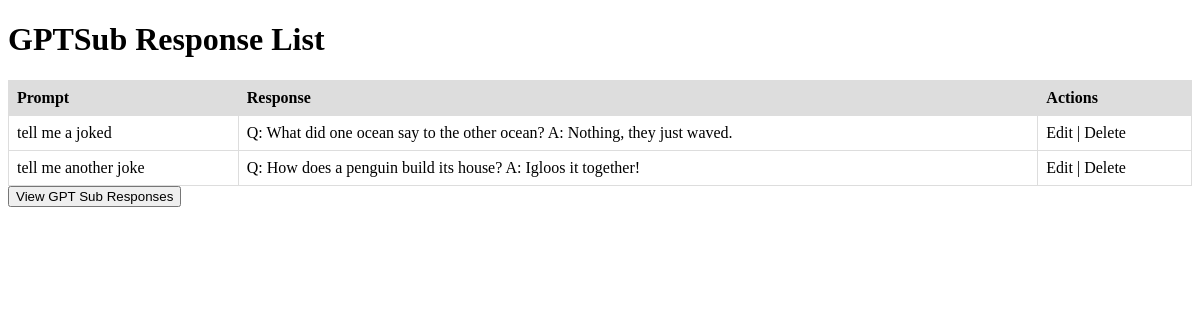
Before: /chatgpt/gpt_sub_responses/ with the older database file.
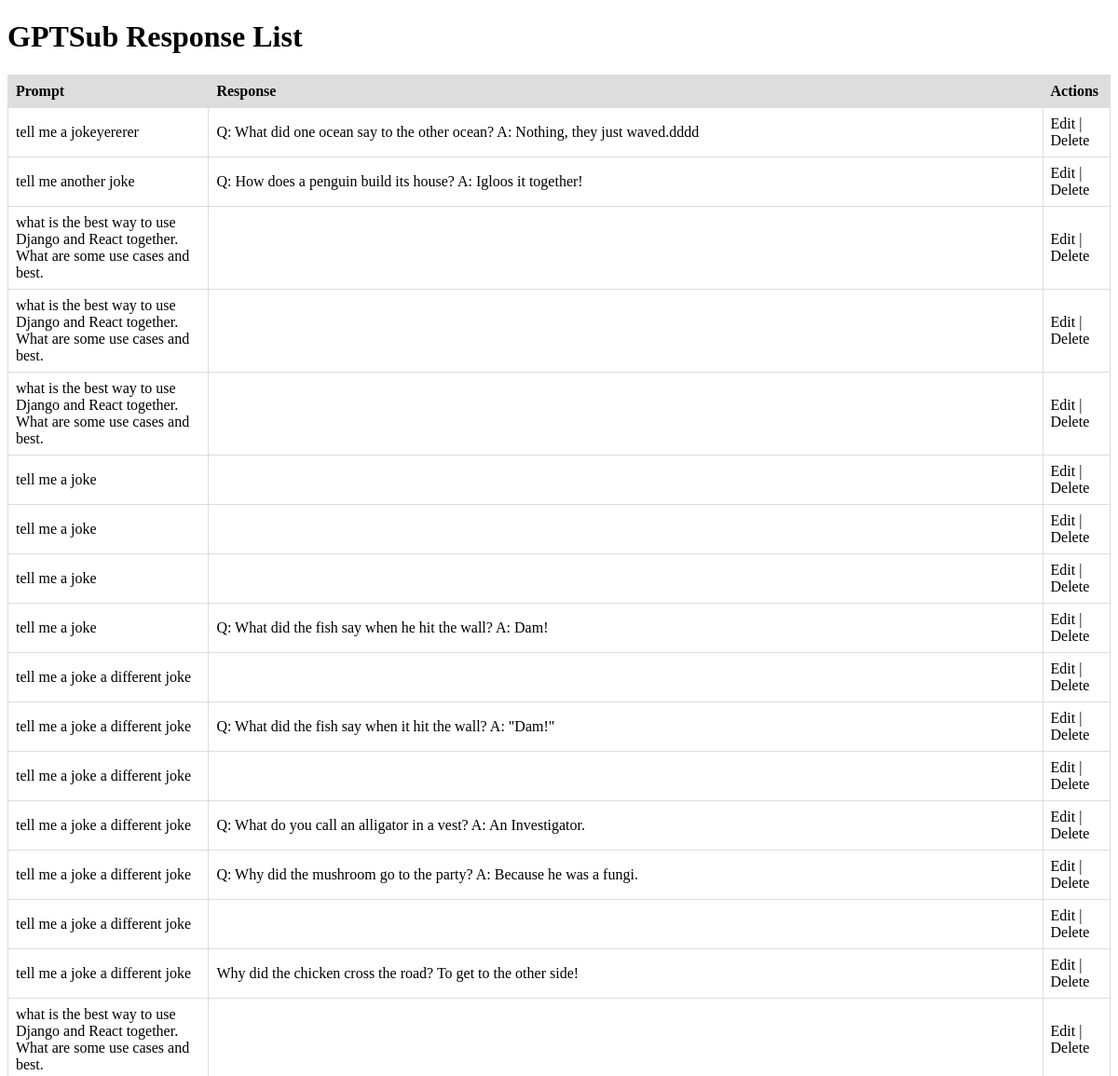
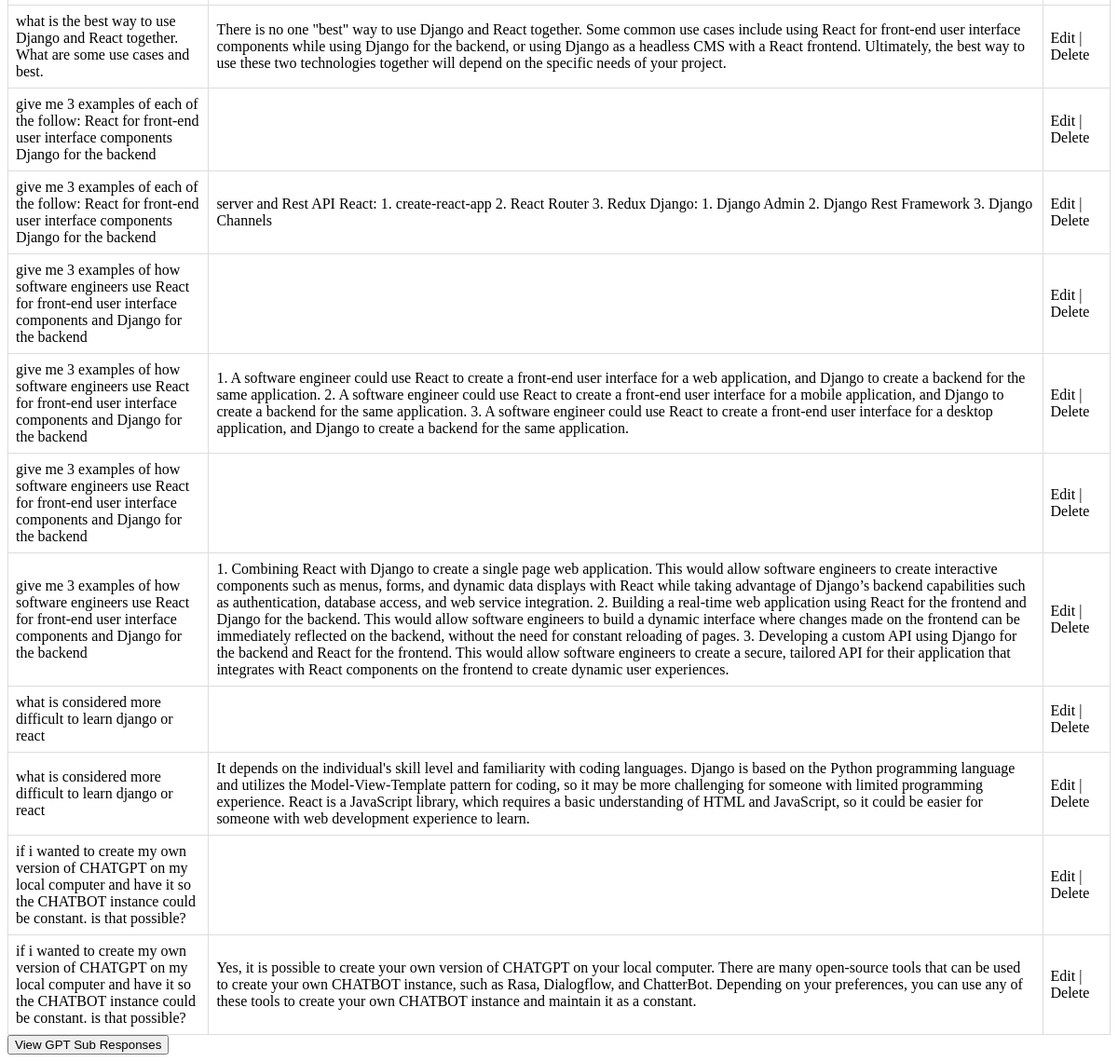
After: the same page with the newer database file (2 pictures, top to bottom).
### chatgpt/models.py (models this page shows)
class GPTSub(models.Model):
    prompt = models.TextField()
    temperature = models.DecimalField(max_digits=2, decimal_places=1, default=1.0)
    top_p = models.DecimalField(max_digits=3, decimal_places=2, default=0.9)
    model = models.CharField(max_length=255)
    num_tokens = models.IntegerField()
    response_name = models.CharField(max_length=255)
    response = models.TextField()
    def __str__(self):
        return self.prompt

### chatgpt/views.py (the view)
# urls.py: path('gpt_sub_responses/', views.list_gpt_sub_responses, name='gpt_sub_response_list'),
def list_gpt_sub_responses(request):
    gpt_sub_responses = GPTSub.objects.all()
    print(gpt_sub_responses)
    return render(request, 'gpt_sub_response_list.html', {'gpt_sub_responses': gpt_sub_responses})

### templates/gpt_sub_response_list.html (shortened to what this page needs)
<!DOCTYPE html>
<html>
  <head>
  </head>
  <body>
    <h1>GPTSub Response List</h1>
    <table>
      <tr>
        <th>Prompt</th>
        <th>Response</th>
        <th>Actions</th>
      </tr>
      {% for gpt_sub_response in gpt_sub_responses %}
      <tr>
        <td>{{ gpt_sub_response.prompt }}</td>
        <td>{{ gpt_sub_response.response }}</td>
        <td>
          <a href="{% url 'gpt_sub_response_edit' gpt_sub_response.pk %}"
            >Edit</a
          >
          |
          <a
            href="{% url 'gpt_sub_response_delete' gpt_sub_response.pk %}"
            onclick="return confirm('Are you sure you want to delete this response?');"
            >Delete</a
          >
        </td>
      </tr>
      {% endfor %}
    </table>
    <form action="{% url 'gpt_sub_response_list' %}" method="get">
      <input type="submit" value="View GPT Sub Responses">
    </form>
  </body>
</html>

Changed rows visible on the page:
changed GPTSub: prompt "tell me a joked" → "tell me a jokeyererer"; response "Q: What did one ocean say to the other ocean? A: Nothing, they just waved." → "Q: What did one ocean say to the other ocean? A: Nothing, they just waved.dddd"
added GPTSub: prompt "what is the best way to use Django and React together. What are some use cases and best."
added GPTSub: prompt "what is the best way to use Django and React together. What are some use cases and best."
added GPTSub: prompt "what is the best way to use Django and React together. What are some use cases and best."
added GPTSub: prompt "tell me a joke"
added GPTSub: prompt "tell me a joke"
added GPTSub: prompt "tell me a joke"
added GPTSub: prompt "tell me a joke", response "Q: What did the fish say when he hit the wall? A: Dam!"
added GPTSub: prompt "tell me a joke a different joke"
added GPTSub: prompt "tell me a joke a different joke", response "Q: What did the fish say when it hit the wall? A: \"Dam!\""
added GPTSub: prompt "tell me a joke a different joke"
added GPTSub: prompt "tell me a joke a different joke", response "Q: What do you call an alligator in a vest? A: An Investigator."
added GPTSub: prompt "tell me a joke a different joke", response "Q: Why did the mushroom go to the party? A: Because he was a fungi."
added GPTSub: prompt "tell me a joke a different joke"
added GPTSub: prompt "tell me a joke a different joke", response "Why did the chicken cross the road? To get to the other side!"
added GPTSub: prompt "what is the best way to use Django and React together. What are some use cases and best."
added GPTSub: prompt "what is the best way to use Django and React together. What are some use cases and best.", response "There is no one \"best\" way to use Django and React together. Some common use cases include using React for front-end user interface components while using Django for the backend, or using Django as a headless CMS with a React frontend. Ultimately, the best way to use these two technologies together will depend on the specific needs of your project."
added GPTSub: prompt "give me 3 examples of each of the follow: React for front-end user interface components Django for the backend"
added GPTSub: prompt "give me 3 examples of each of the follow: React for front-end user interface components Django for the backend", response "server and Rest API React: 1. create-react-app 2. React Router 3. Redux Django: 1. Django Admin 2. Django Rest Framework 3. Django Channels"
added GPTSub: prompt "give me 3 examples of how software engineers use React for front-end user interface components and Django for the backend"
added GPTSub: prompt "give me 3 examples of how software engineers use React for front-end user interface components and Django for the backend", response "1. A software engineer could use React to create a front-end user interface for a web application, and Django to create a backend for the same application. 2. A software engineer could use React to create a front-end user interface for a mobile application, and Django to create a backend for the same application. 3. A software engineer could use React to create a front-end user interface for a desktop application, and Django to create a backend for the same application."
added GPTSub: prompt "give me 3 examples of how software engineers use React for front-end user interface components and Django for the backend"
added GPTSub: prompt "give me 3 examples of how software engineers use React for front-end user interface components and Django for the backend", response "1. Combining React with Django to create a single page web application. This would allow software engineers to create interactive components such as menus, forms, and dynamic data displays with React while taking advantage of Django’s backend capabilities such as authentication, database access, and web service integration. 2. Building a real-time web application using React for the frontend and Django for the backend. This would allow software engineers to build a dynamic interface where changes made on the frontend can be immediately reflected on the backend, without the need for constant reloading of pages. 3. Developing a custom API using Django for the backend and React for the…"
added GPTSub: prompt "what is considered more difficult to learn django or react"
added GPTSub: prompt "what is considered more difficult to learn django or react", response "It depends on the individual's skill level and familiarity with coding languages. Django is based on the Python programming language and utilizes the Model-View-Template pattern for coding, so it may be more challenging for someone with limited programming experience. React is a JavaScript library, which requires a basic understanding of HTML and JavaScript, so it could be easier for someone with web development experience to learn."
added GPTSub: prompt "if i wanted to create my own version of CHATGPT on my local computer and have it so the CHATBOT instance could be constant. is that possible?"
added GPTSub: prompt "if i wanted to create my own version of CHATGPT on my local computer and have it so the CHATBOT instance could be constant. is that possible?", response "Yes, it is possible to create your own version of CHATGPT on your local computer. There are many open-source tools that can be used to create your own CHATBOT instance, such as Rasa, Dialogflow, and ChatterBot. Depending on your preferences, you can use any of these tools to create your own CHATBOT instance and maintain it as a constant."
